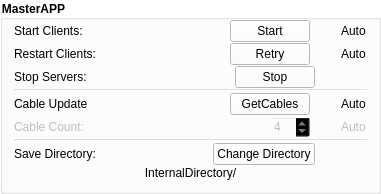
                       <widget class="QGroupBox" name="groupBox">
                        <property name="geometry">
                         <rect>
                          <x>0</x>
                          <y>0</y>
                          <width>381</width>
                          <height>191</height>
                         </rect>
                        </property>
                        <property name="font">
                         <font>
                          <weight>75</weight>
                          <bold>true</bold>
                         </font>
                        </property>
                        <property name="styleSheet">
                         <string notr="true">background-color: rgba(255, 255, 255, 100);
border-color: rgb(255, 255, 255);</string>
                        </property>
                        <property name="title">
                         <string>MasterAPP</string>
                        </property>
                        <property name="flat">
                         <bool>true</bool>
                        </property>
                        <layout class="QVBoxLayout" name="verticalLayout_3">
                         <property name="spacing">
                          <number>1</number>
                         </property>
                         <property name="topMargin">
                          <number>0</number>
                         </property>
                         <item>
                          <layout class="QHBoxLayout" name="horizontalLayout_3">
                           <property name="spacing">
                            <number>1</number>
                           </property>
                           <item>
                            <widget class="QLabel" name="label_11">
                             <property name="toolTip">
                              <string>&lt;html&gt;&lt;head/&gt;&lt;body&gt;&lt;p&gt;This button manually starts the MasterApp Clients.&lt;/p&gt;&lt;p&gt;1. Tests connection for enabled addresses&lt;/p&gt;&lt;p&gt;2. Starts listeners&lt;/p&gt;&lt;p&gt;3. Updates cables from enabled PLC server&lt;/p&gt;&lt;p&gt;4. Update loop/ Listens for updates&lt;/p&gt;&lt;/body&gt;&lt;/html&gt;</string>
                             </property>
                             <property name="styleSheet">
                              <string notr="true">background-color:transparent</string>
                             </property>
                             <property name="text">
                              <string>Start Clients:</string>
                             </property>
                            </widget>
                           </item>
                           <item>
                            <spacer name="horizontalSpacer_5">
                             <property name="orientation">
                              <enum>Qt::Horizontal</enum>
                             </property>
                             <property name="sizeHint" stdset="0">
                              <size>
                               <width>40</width>
                               <height>20</height>
                              </size>
                             </property>
                            </spacer>
                           </item>
                           <item>
                            <widget class="QPushButton" name="start_pushButton">
                             <property name="styleSheet">
                              <string notr="true">background-color: rgb(255, 255, 255);</string>
                             </property>
                             <property name="text">
                              <string>Start</string>
                             </property>
                            </widget>
                           </item>
                           <item>
                            <spacer name="horizontalSpacer_11">
                             <property name="orientation">
                              <enum>Qt::Horizontal</enum>
                             </property>
                             <property name="sizeType">
                              <enum>QSizePolicy::Minimum</enum>
                             </property>
                             <property name="sizeHint" stdset="0">
                              <size>
                               <width>10</width>
                               <height>20</height>
                              </size>
                             </property>
                            </spacer>
                           </item>
                           <item>
                            <widget class="QCheckBox" name="auto_checkBox">
                             <property name="toolTip">
                              <string>&lt;html&gt;&lt;head/&gt;&lt;body&gt;&lt;p&gt;This variable automatically starts the MasterApp Clients after MasterAPP startup.&lt;/p&gt;&lt;/body&gt;&lt;/html&gt;</string>
                             </property>
                             <property name="styleSheet">
                              <string notr="true">background-color:transparent;</string>
                             </property>
                             <property name="text">
                              <string>Auto</string>
                             </property>
                             <property name="checked">
                              <bool>false</bool>
                             </property>
                            </widget>
                           </item>
                          </layout>
                         </item>
                         <item>
                          <layout class="QHBoxLayout" name="horizontalLayout_15">
                           <property name="spacing">
                            <number>1</number>
                           </property>
                           <item>
                            <widget class="QLabel" name="label_15">
                             <property name="toolTip">
                              <string>&lt;html&gt;&lt;head/&gt;&lt;body&gt;&lt;p&gt;This button manually restarts the MasterApp Clients during runtime.&lt;/p&gt;&lt;/body&gt;&lt;/html&gt;</string>
                             </property>
                             <property name="styleSheet">
                              <string notr="true">background-color:transparent</string>
                             </property>
                             <property name="text">
                              <string>Restart Clients:</string>
                             </property>
                            </widget>
                           </item>
                           <item>
                            <spacer name="horizontalSpacer_15">
                             <property name="orientation">
                              <enum>Qt::Horizontal</enum>
                             </property>
                             <property name="sizeHint" stdset="0">
                              <size>
                               <width>40</width>
                               <height>20</height>
                              </size>
                             </property>
                            </spacer>
                           </item>
                           <item>
                            <widget class="QPushButton" name="retry_pushButton">
                             <property name="styleSheet">
                              <string notr="true">background-color: rgb(255, 255, 255);</string>
                             </property>
                             <property name="text">
                              <string>Retry</string>
                             </property>
                            </widget>
                           </item>
                           <item>
                            <spacer name="horizontalSpacer_16">
                             <property name="orientation">
                              <enum>Qt::Horizontal</enum>
                             </property>
                             <property name="sizeType">
                              <enum>QSizePolicy::Minimum</enum>
                             </property>
                             <property name="sizeHint" stdset="0">
                              <size>
                               <width>10</width>
                               <height>20</height>
                              </size>
                             </property>
                            </spacer>
                           </item>
                           <item>
                            <widget class="QCheckBox" name="auto_checkBox_2">
                             <property name="toolTip">
                              <string>&lt;html&gt;&lt;head/&gt;&lt;body&gt;&lt;p&gt;This variable automatically restarts the MasterApp Clients after losing connections with servers.&lt;/p&gt;&lt;/body&gt;&lt;/html&gt;</string>
                             </property>
                             <property name="styleSheet">
                              <string notr="true">background-color:transparent</string>
                             </property>
                             <property name="text">
                              <string>Auto</string>
                             </property>
                             <property name="checked">
                              <bool>false</bool>
                             </property>
                            </widget>
                           </item>
                          </layout>
                         </item>
                         <item>
                          <layout class="QHBoxLayout" name="horizontalLayout_12">
                           <property name="spacing">
                            <number>1</number>
                           </property>
                           <item>
                            <widget class="QLabel" name="label_13">
                             <property name="toolTip">
                              <string>&lt;html&gt;&lt;head/&gt;&lt;body&gt;&lt;p&gt;This buttons interrupts retry and disables all listeners.&lt;/p&gt;&lt;/body&gt;&lt;/html&gt;</string>
                             </property>
                             <property name="styleSheet">
                              <string notr="true">background-color:transparent</string>
                             </property>
                             <property name="text">
                              <string>Stop Servers:</string>
                             </property>
                            </widget>
                           </item>
                           <item>
                            <spacer name="horizontalSpacer_7">
                             <property name="orientation">
                              <enum>Qt::Horizontal</enum>
                             </property>
                             <property name="sizeHint" stdset="0">
                              <size>
                               <width>40</width>
                               <height>20</height>
                              </size>
                             </property>
                            </spacer>
                           </item>
                           <item>
                            <widget class="QPushButton" name="stop_pushButton">
                             <property name="styleSheet">
                              <string notr="true">background-color: rgb(255, 255, 255);</string>
                             </property>
                             <property name="text">
                              <string>Stop</string>
                             </property>
                            </widget>
                           </item>
                           <item>
                            <spacer name="horizontalSpacer_13">
                             <property name="orientation">
                              <enum>Qt::Horizontal</enum>
                             </property>
                             <property name="sizeType">
                              <enum>QSizePolicy::Minimum</enum>
                             </property>
                             <property name="sizeHint" stdset="0">
                              <size>
                               <width>10</width>
                               <height>20</height>
                              </size>
                             </property>
                            </spacer>
                           </item>
                           <item>
                            <spacer name="horizontalSpacer_14">
                             <property name="orientation">
                              <enum>Qt::Horizontal</enum>
                             </property>
                             <property name="sizeType">
                              <enum>QSizePolicy::Fixed</enum>
                             </property>
                             <property name="sizeHint" stdset="0">
                              <size>
                               <width>42</width>
                               <height>20</height>
                              </size>
                             </property>
                            </spacer>
                           </item>
                          </layout>
                         </item>
                         <item>
                          <widget class="Line" name="line">
                           <property name="orientation">
                            <enum>Qt::Horizontal</enum>
                           </property>
                          </widget>
                         </item>
                         <item>
                          <layout class="QHBoxLayout" name="horizontalLayout_5">
                           <property name="spacing">
                            <number>1</number>
                           </property>
                           <item>
                            <widget class="QLabel" name="label_12">
                             <property name="toolTip">
                              <string>&lt;html&gt;&lt;head/&gt;&lt;body&gt;&lt;p&gt;This variable controls the interval between updating Cable information from both API and PLC.&lt;/p&gt;&lt;p&gt;MasterAPP periodically sends a request on which API responds with Rider information, then sends the same for PLC which responds with Cable information&lt;/p&gt;&lt;/body&gt;&lt;/html&gt;</string>
                             </property>
                             <property name="styleSheet">
                              <string notr="true">background-color:transparent</string>
                             </property>
                             <property name="text">
                              <string>Cable Update</string>
                             </property>
                            </widget>
                           </item>
                           <item>
                            <spacer name="horizontalSpacer_6">
                             <property name="orientation">
                              <enum>Qt::Horizontal</enum>
                             </property>
                             <property name="sizeHint" stdset="0">
                              <size>
                               <width>40</width>
                               <height>20</height>
                              </size>
                             </property>
                            </spacer>
                           </item>
                           <item>
                            <widget class="QPushButton" name="gc_pushButton">
                             <property name="styleSheet">
                              <string notr="true">background-color: rgb(255, 255, 255);</string>
                             </property>
                             <property name="text">
                              <string>GetCables</string>
                             </property>
                            </widget>
                           </item>
                           <item>
                            <spacer name="horizontalSpacer_12">
                             <property name="orientation">
                              <enum>Qt::Horizontal</enum>
                             </property>
                             <property name="sizeType">
                              <enum>QSizePolicy::Minimum</enum>
                             </property>
                             <property name="sizeHint" stdset="0">
                              <size>
                               <width>10</width>
                               <height>20</height>
                              </size>
                             </property>
                            </spacer>
                           </item>
                           <item>
                            <widget class="QCheckBox" name="auto_checkBox_3">
                             <property name="toolTip">
                              <string>&lt;html&gt;&lt;head/&gt;&lt;body&gt;&lt;p&gt;This variable automatically sends a request for cable update after successful connection if PLC client is enabled. Further also enables the automatic PLC Cable update&lt;/p&gt;&lt;p&gt;!First activation delays the update to the next minute!&lt;/p&gt;&lt;/body&gt;&lt;/html&gt;</string>
                             </property>
                             <property name="styleSheet">
                              <string notr="true">background-color:transparent</string>
                             </property>
                             <property name="text">
                              <string>Auto</string>
                             </property>
                             <property name="checked">
                              <bool>false</bool>
                             </property>
                            </widget>
                           </item>
                          </layout>
                         </item>
                         <item>
                          <layout class="QHBoxLayout" name="horizontalLayout_16">
                           <property name="spacing">
                            <number>1</number>
                           </property>
                           <item>
                            <widget class="QLabel" name="label_16">
                             <property name="enabled">
                              <bool>false</bool>
                             </property>
                             <property name="toolTip">
                              <string>&lt;html&gt;&lt;head/&gt;&lt;body&gt;&lt;p&gt;This variable controls the number of Cables that will be loaded from the servers.&lt;/p&gt;&lt;/body&gt;&lt;/html&gt;</string>
                             </property>
                             <property name="styleSheet">
                              <string notr="true">background-color:transparent</string>
                             </property>
                             <property name="text">
                              <string>Cable Count:</string>
                             </property>
                            </widget>
                           </item>
                           <item>
                            <spacer name="horizontalSpacer_17">
                             <property name="orientation">
                              <enum>Qt::Horizontal</enum>
                             </property>
                             <property name="sizeHint" stdset="0">
                              <size>
                               <width>40</width>
                               <height>20</height>
                              </size>
                             </property>
                            </spacer>
                           </item>
                           <item>
                            <widget class="QSpinBox" name="cc_SpinBox">
                             <property name="enabled">
                              <bool>false</bool>
                             </property>
                             <property name="styleSheet">
                              <string notr="true">background-color:transparent</string>
                             </property>
                             <property name="value">
                              <number>4</number>
                             </property>
                            </widget>
                           </item>
                           <item>
                            <spacer name="horizontalSpacer_18">
                             <property name="orientation">
                              <enum>Qt::Horizontal</enum>
                             </property>
                             <property name="sizeType">
                              <enum>QSizePolicy::Minimum</enum>
                             </property>
                             <property name="sizeHint" stdset="0">
                              <size>
                               <width>10</width>
                               <height>20</height>
                              </size>
                             </property>
                            </spacer>
                           </item>
                           <item>
                            <widget class="QCheckBox" name="auto_checkBox_4">
                             <property name="enabled">
                              <bool>false</bool>
                             </property>
                             <property name="toolTip">
                              <string>&lt;html&gt;&lt;head/&gt;&lt;body&gt;&lt;p&gt;This variable automatically gets the max amount of Cables from the servers after successful connection.&lt;/p&gt;&lt;/body&gt;&lt;/html&gt;</string>
                             </property>
                             <property name="styleSheet">
                              <string notr="true">background-color:transparent</string>
                             </property>
                             <property name="text">
                              <string>Auto</string>
                             </property>
                             <property name="checked">
                              <bool>false</bool>
                             </property>
                            </widget>
                           </item>
                          </layout>
                         </item>
                         <item>
                          <widget class="Line" name="line_3">
                           <property name="orientation">
                            <enum>Qt::Horizontal</enum>
                           </property>
                          </widget>
                         </item>
                         <item>
                          <layout class="QHBoxLayout" name="horizontalLayout_21">
                           <property name="spacing">
                            <number>1</number>
                           </property>
                           <item>
                            <widget class="QLabel" name="label_20">
                             <property name="toolTip">
                              <string>&lt;html&gt;&lt;head/&gt;&lt;body&gt;&lt;p&gt;This variable controls where the state data will be saved.&lt;/p&gt;&lt;p&gt;&lt;br/&gt;&lt;/p&gt;&lt;/body&gt;&lt;/html&gt;</string>
                             </property>
                             <property name="styleSheet">
                              <string notr="true">background-color:transparent</string>
                             </property>
                             <property name="text">
                              <string>Save Directory:</string>
                             </property>
                            </widget>
                           </item>
                           <item>
                            <spacer name="horizontalSpacer_30">
                             <property name="orientation">
                              <enum>Qt::Horizontal</enum>
                             </property>
                             <property name="sizeHint" stdset="0">
                              <size>
                               <width>40</width>
                               <height>20</height>
                              </size>
                             </property>
                            </spacer>
                           </item>
                           <item>
                            <widget class="QPushButton" name="ss_pushButton_1">
                             <property name="toolTip">
                              <string>&lt;html&gt;&lt;head/&gt;&lt;body&gt;&lt;p&gt;This button opens option to set new directory.&lt;/p&gt;&lt;/body&gt;&lt;/html&gt;</string>
                             </property>
                             <property name="styleSheet">
                              <string notr="true">background-color: rgb(255, 255, 255);</string>
                             </property>
                             <property name="text">
                              <string>Change Directory</string>
                             </property>
                            </widget>
                           </item>
                           <item>
                            <spacer name="horizontalSpacer_31">
                             <property name="orientation">
                              <enum>Qt::Horizontal</enum>
                             </property>
                             <property name="sizeType">
                              <enum>QSizePolicy::Minimum</enum>
                             </property>
                             <property name="sizeHint" stdset="0">
                              <size>
                               <width>10</width>
                               <height>20</height>
                              </size>
                             </property>
                            </spacer>
                           </item>
                           <item>
                            <spacer name="horizontalSpacer_20">
                             <property name="orientation">
                              <enum>Qt::Horizontal</enum>
                             </property>
                             <property name="sizeType">
                              <enum>QSizePolicy::Fixed</enum>
                             </property>
                             <property name="sizeHint" stdset="0">
                              <size>
                               <width>42</width>
                               <height>20</height>
                              </size>
                             </property>
                            </spacer>
                           </item>
                          </layout>
                         </item>
                         <item>
                          <widget class="QLabel" name="ss_label_2">
                           <property name="styleSheet">
                            <string notr="true">background-color:transparent</string>
                           </property>
                           <property name="text">
                            <string>InternalDirectory/</string>
                           </property>
                           <property name="alignment">
                            <set>Qt::AlignCenter</set>
                           </property>
                          </widget>
                         </item>
                        </layout>
                       </widget>
